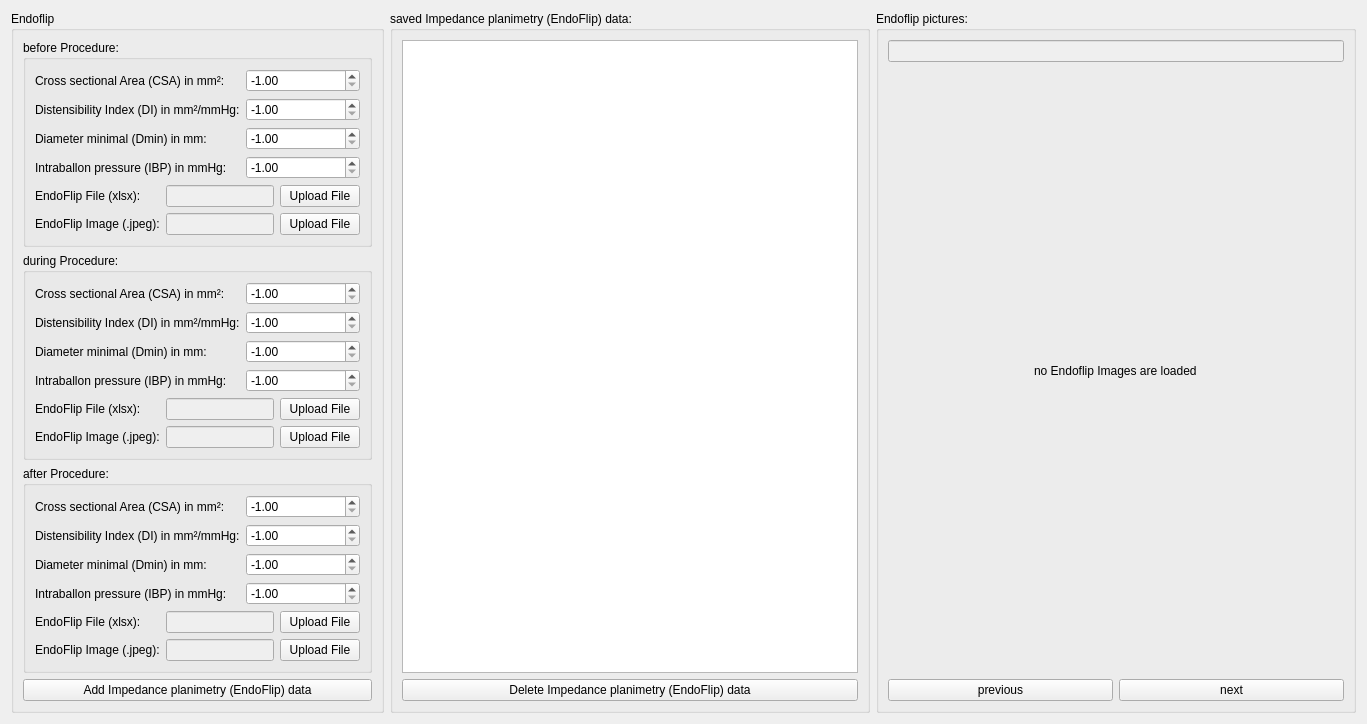
          <widget class="QWidget" name="endoflip">
           <property name="geometry">
            <rect>
             <x>0</x>
             <y>0</y>
             <width>1367</width>
             <height>671</height>
            </rect>
           </property>
           <attribute name="label">
            <string>Impedance planimetry (EndoFlip)</string>
           </attribute>
           <layout class="QGridLayout" name="gridLayout_46">
            <item row="0" column="1">
             <widget class="QGroupBox" name="groupBox_33">
              <property name="title">
               <string>saved Impedance planimetry (EndoFlip) data:</string>
              </property>
              <layout class="QGridLayout" name="gridLayout_42">
               <item row="0" column="0">
                <widget class="QTextEdit" name="endoflip_text">
                 <property name="readOnly">
                  <bool>true</bool>
                 </property>
                </widget>
               </item>
               <item row="1" column="0">
                <widget class="QPushButton" name="manometrie_delete_button_5">
                 <property name="text">
                  <string>Delete Impedance planimetry (EndoFlip) data</string>
                 </property>
                </widget>
               </item>
              </layout>
             </widget>
            </item>
            <item row="0" column="2">
             <widget class="QGroupBox" name="groupBox_41">
              <property name="title">
               <string>Endoflip pictures:</string>
              </property>
              <layout class="QGridLayout" name="gridLayout_66">
               <item row="1" column="0">
                <widget class="QLineEdit" name="lineEdit_2">
                 <property name="enabled">
                  <bool>false</bool>
                 </property>
                </widget>
               </item>
               <item row="3" column="0">
                <layout class="QHBoxLayout" name="horizontalLayout_14">
                 <item>
                  <widget class="QPushButton" name="manometrie_delete_button_12">
                   <property name="text">
                    <string>previous</string>
                   </property>
                  </widget>
                 </item>
                 <item>
                  <widget class="QPushButton" name="pushButton_28">
                   <property name="text">
                    <string>next</string>
                   </property>
                  </widget>
                 </item>
                </layout>
               </item>
               <item row="2" column="0" alignment="Qt::AlignHCenter">
                <widget class="QLabel" name="label_81">
                 <property name="sizePolicy">
                  <sizepolicy hsizetype="Preferred" vsizetype="Expanding">
                   <horstretch>0</horstretch>
                   <verstretch>0</verstretch>
                  </sizepolicy>
                 </property>
                 <property name="text">
                  <string>no Endoflip Images are loaded</string>
                 </property>
                </widget>
               </item>
              </layout>
             </widget>
            </item>
            <item row="0" column="0">
             <widget class="QGroupBox" name="groupBox_32">
              <property name="sizePolicy">
               <sizepolicy hsizetype="Preferred" vsizetype="Preferred">
                <horstretch>0</horstretch>
                <verstretch>0</verstretch>
               </sizepolicy>
              </property>
              <property name="title">
               <string>Endoflip</string>
              </property>
              <layout class="QGridLayout" name="gridLayout_80">
               <item row="4" column="0" colspan="2">
                <widget class="QGroupBox" name="groupBox_17">
                 <property name="title">
                  <string>after Procedure:</string>
                 </property>
                 <layout class="QGridLayout" name="gridLayout_76">
                  <item row="0" column="0">
                   <layout class="QGridLayout" name="gridLayout_79">
                    <item row="1" column="1">
                     <widget class="QDoubleSpinBox" name="endflip_after_csa_spin">
                      <property name="minimum">
                       <double>-1.000000000000000</double>
                      </property>
                      <property name="maximum">
                       <double>200.000000000000000</double>
                      </property>
                      <property name="value">
                       <double>-1.000000000000000</double>
                      </property>
                     </widget>
                    </item>
                    <item row="3" column="0">
                     <widget class="QLabel" name="label_87">
                      <property name="text">
                       <string>Diameter minimal (Dmin) in mm:</string>
                      </property>
                     </widget>
                    </item>
                    <item row="2" column="1">
                     <widget class="QDoubleSpinBox" name="endflip_after_di_spin">
                      <property name="minimum">
                       <double>-1.000000000000000</double>
                      </property>
                      <property name="maximum">
                       <double>15.000000000000000</double>
                      </property>
                      <property name="value">
                       <double>-1.000000000000000</double>
                      </property>
                     </widget>
                    </item>
                    <item row="2" column="0">
                     <widget class="QLabel" name="label_89">
                      <property name="text">
                       <string>Distensibility Index (DI) in mm²/mmHg:</string>
                      </property>
                     </widget>
                    </item>
                    <item row="3" column="1">
                     <widget class="QDoubleSpinBox" name="endflip_after_dmin_spin">
                      <property name="minimum">
                       <double>-1.000000000000000</double>
                      </property>
                      <property name="maximum">
                       <double>15.000000000000000</double>
                      </property>
                      <property name="value">
                       <double>-1.000000000000000</double>
                      </property>
                     </widget>
                    </item>
                    <item row="4" column="0">
                     <widget class="QLabel" name="label_90">
                      <property name="text">
                       <string>Intraballon pressure (IBP) in mmHg:</string>
                      </property>
                     </widget>
                    </item>
                    <item row="4" column="1">
                     <widget class="QDoubleSpinBox" name="endflip_after_ibp_spin">
                      <property name="minimum">
                       <double>-1.000000000000000</double>
                      </property>
                      <property name="maximum">
                       <double>100.000000000000000</double>
                      </property>
                      <property name="value">
                       <double>-1.000000000000000</double>
                      </property>
                     </widget>
                    </item>
                    <item row="1" column="0">
                     <widget class="QLabel" name="label_30">
                      <property name="text">
                       <string>Cross sectional Area (CSA) in mm²:</string>
                      </property>
                     </widget>
                    </item>
                   </layout>
                  </item>
                  <item row="1" column="0">
                   <layout class="QGridLayout" name="gridLayout_83">
                    <item row="0" column="1">
                     <widget class="QLineEdit" name="endoflip_file_text_5">
                      <property name="enabled">
                       <bool>false</bool>
                      </property>
                      <property name="readOnly">
                       <bool>true</bool>
                      </property>
                     </widget>
                    </item>
                    <item row="0" column="0">
                     <widget class="QLabel" name="label_98">
                      <property name="text">
                       <string>EndoFlip File (xlsx):</string>
                      </property>
                     </widget>
                    </item>
                    <item row="0" column="2">
                     <widget class="QPushButton" name="endoflip_upload_button_5">
                      <property name="text">
                       <string>Upload File</string>
                      </property>
                     </widget>
                    </item>
                    <item row="1" column="0">
                     <widget class="QLabel" name="label_49">
                      <property name="text">
                       <string>EndoFlip Image (.jpeg):</string>
                      </property>
                     </widget>
                    </item>
                    <item row="1" column="1">
                     <widget class="QLineEdit" name="lineEdit_8">
                      <property name="enabled">
                       <bool>false</bool>
                      </property>
                     </widget>
                    </item>
                    <item row="1" column="2">
                     <widget class="QPushButton" name="pushButton_3">
                      <property name="text">
                       <string>Upload File</string>
                      </property>
                     </widget>
                    </item>
                   </layout>
                  </item>
                 </layout>
                </widget>
               </item>
               <item row="2" column="0" colspan="2">
                <widget class="QGroupBox" name="groupBox_11">
                 <property name="title">
                  <string>during Procedure:</string>
                 </property>
                 <layout class="QGridLayout" name="gridLayout_67">
                  <item row="0" column="0">
                   <layout class="QGridLayout" name="gridLayout_60">
                    <item row="1" column="1">
                     <widget class="QDoubleSpinBox" name="endflip_during_csa_spin">
                      <property name="minimum">
                       <double>-1.000000000000000</double>
                      </property>
                      <property name="maximum">
                       <double>200.000000000000000</double>
                      </property>
                      <property name="value">
                       <double>-1.000000000000000</double>
                      </property>
                     </widget>
                    </item>
                    <item row="3" column="0">
                     <widget class="QLabel" name="label_77">
                      <property name="text">
                       <string>Diameter minimal (Dmin) in mm:</string>
                      </property>
                     </widget>
                    </item>
                    <item row="2" column="1">
                     <widget class="QDoubleSpinBox" name="endflip_during_di_spin">
                      <property name="minimum">
                       <double>-1.000000000000000</double>
                      </property>
                      <property name="maximum">
                       <double>15.000000000000000</double>
                      </property>
                      <property name="value">
                       <double>-1.000000000000000</double>
                      </property>
                     </widget>
                    </item>
                    <item row="2" column="0">
                     <widget class="QLabel" name="label_74">
                      <property name="text">
                       <string>Distensibility Index (DI) in mm²/mmHg:</string>
                      </property>
                     </widget>
                    </item>
                    <item row="3" column="1">
                     <widget class="QDoubleSpinBox" name="endflip_during_dmin_spin">
                      <property name="minimum">
                       <double>-1.000000000000000</double>
                      </property>
                      <property name="maximum">
                       <double>15.000000000000000</double>
                      </property>
                      <property name="value">
                       <double>-1.000000000000000</double>
                      </property>
                     </widget>
                    </item>
                    <item row="4" column="0">
                     <widget class="QLabel" name="label_75">
                      <property name="text">
                       <string>Intraballon pressure (IBP) in mmHg:</string>
                      </property>
                     </widget>
                    </item>
                    <item row="4" column="1">
                     <widget class="QDoubleSpinBox" name="endflip_during_ibp_spin">
                      <property name="minimum">
                       <double>-1.000000000000000</double>
                      </property>
                      <property name="maximum">
                       <double>100.000000000000000</double>
                      </property>
                      <property name="value">
                       <double>-1.000000000000000</double>
                      </property>
                     </widget>
                    </item>
                    <item row="1" column="0">
                     <widget class="QLabel" name="label_29">
                      <property name="text">
                       <string>Cross sectional Area (CSA) in mm²:</string>
                      </property>
                     </widget>
                    </item>
                   </layout>
                  </item>
                  <item row="1" column="0">
                   <layout class="QGridLayout" name="gridLayout_82">
                    <item row="0" column="0">
                     <widget class="QLabel" name="label_97">
                      <property name="text">
                       <string>EndoFlip File (xlsx):</string>
                      </property>
                     </widget>
                    </item>
                    <item row="0" column="2">
                     <widget class="QPushButton" name="endoflip_upload_button_4">
                      <property name="text">
                       <string>Upload File</string>
                      </property>
                     </widget>
                    </item>
                    <item row="0" column="1">
                     <widget class="QLineEdit" name="endoflip_file_text_4">
                      <property name="enabled">
                       <bool>false</bool>
                      </property>
                      <property name="readOnly">
                       <bool>true</bool>
                      </property>
                     </widget>
                    </item>
                    <item row="1" column="0">
                     <widget class="QLabel" name="label_27">
                      <property name="text">
                       <string>EndoFlip Image (.jpeg):</string>
                      </property>
                     </widget>
                    </item>
                    <item row="1" column="1">
                     <widget class="QLineEdit" name="lineEdit_6">
                      <property name="enabled">
                       <bool>false</bool>
                      </property>
                     </widget>
                    </item>
                    <item row="1" column="2">
                     <widget class="QPushButton" name="pushButton_2">
                      <property name="text">
                       <string>Upload File</string>
                      </property>
                     </widget>
                    </item>
                   </layout>
                  </item>
                 </layout>
                </widget>
               </item>
               <item row="1" column="0" colspan="2">
                <widget class="QGroupBox" name="groupBox_10">
                 <property name="title">
                  <string>before Procedure:</string>
                 </property>
                 <layout class="QGridLayout" name="gridLayout_62">
                  <item row="0" column="0">
                   <layout class="QGridLayout" name="gridLayout_41">
                    <item row="1" column="1">
                     <widget class="QDoubleSpinBox" name="endflip_before_csa_spin">
                      <property name="minimum">
                       <double>-1.000000000000000</double>
                      </property>
                      <property name="maximum">
                       <double>200.000000000000000</double>
                      </property>
                      <property name="value">
                       <double>-1.000000000000000</double>
                      </property>
                     </widget>
                    </item>
                    <item row="3" column="0">
                     <widget class="QLabel" name="label_76">
                      <property name="text">
                       <string>Diameter minimal (Dmin) in mm:</string>
                      </property>
                     </widget>
                    </item>
                    <item row="2" column="1">
                     <widget class="QDoubleSpinBox" name="endflip_before_di_spin">
                      <property name="minimum">
                       <double>-1.000000000000000</double>
                      </property>
                      <property name="maximum">
                       <double>15.000000000000000</double>
                      </property>
                      <property name="value">
                       <double>-1.000000000000000</double>
                      </property>
                     </widget>
                    </item>
                    <item row="2" column="0">
                     <widget class="QLabel" name="label_71">
                      <property name="text">
                       <string>Distensibility Index (DI) in mm²/mmHg:</string>
                      </property>
                     </widget>
                    </item>
                    <item row="3" column="1">
                     <widget class="QDoubleSpinBox" name="endflip_before_dmin_spin">
                      <property name="minimum">
                       <double>-1.000000000000000</double>
                      </property>
                      <property name="maximum">
                       <double>15.000000000000000</double>
                      </property>
                      <property name="value">
                       <double>-1.000000000000000</double>
                      </property>
                     </widget>
                    </item>
                    <item row="4" column="0">
                     <widget class="QLabel" name="label_66">
                      <property name="text">
                       <string>Intraballon pressure (IBP) in mmHg:</string>
                      </property>
                     </widget>
                    </item>
                    <item row="4" column="1">
                     <widget class="QDoubleSpinBox" name="endflip_before_ibp_spin">
                      <property name="minimum">
                       <double>-1.000000000000000</double>
                      </property>
                      <property name="maximum">
                       <double>100.000000000000000</double>
                      </property>
                      <property name="value">
                       <double>-1.000000000000000</double>
                      </property>
                     </widget>
                    </item>
                    <item row="1" column="0">
                     <widget class="QLabel" name="label_28">
                      <property name="text">
                       <string>Cross sectional Area (CSA) in mm²:</string>
                      </property>
                     </widget>
                    </item>
                   </layout>
                  </item>
                  <item row="1" column="0">
                   <layout class="QGridLayout" name="gridLayout_81">
                    <item row="0" column="0">
                     <widget class="QLabel" name="label_96">
                      <property name="text">
                       <string>EndoFlip File (xlsx):</string>
                      </property>
                     </widget>
                    </item>
                    <item row="0" column="2">
                     <widget class="QLineEdit" name="endoflip_file_text_3">
                      <property name="enabled">
                       <bool>false</bool>
                      </property>
                      <property name="readOnly">
                       <bool>true</bool>
                      </property>
                     </widget>
                    </item>
                    <item row="0" column="3">
                     <widget class="QPushButton" name="endoflip_upload_button">
                      <property name="text">
                       <string>Upload File</string>
                      </property>
                     </widget>
                    </item>
                    <item row="1" column="0">
                     <widget class="QLabel" name="label_26">
                      <property name="text">
                       <string>EndoFlip Image (.jpeg):</string>
                      </property>
                     </widget>
                    </item>
                    <item row="1" column="2">
                     <widget class="QLineEdit" name="lineEdit_3">
                      <property name="enabled">
                       <bool>false</bool>
                      </property>
                     </widget>
                    </item>
                    <item row="1" column="3">
                     <widget class="QPushButton" name="pushButton">
                      <property name="text">
                       <string>Upload File</string>
                      </property>
                     </widget>
                    </item>
                   </layout>
                  </item>
                 </layout>
                </widget>
               </item>
               <item row="5" column="0" colspan="2">
                <widget class="QPushButton" name="manometrie_add_button_5">
                 <property name="text">
                  <string>Add Impedance planimetry (EndoFlip) data</string>
                 </property>
                </widget>
               </item>
              </layout>
             </widget>
            </item>
           </layout>
          </widget>
